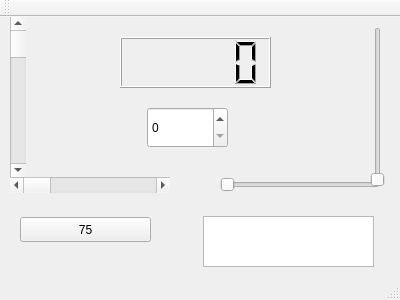
<?xml version="1.0" encoding="UTF-8"?>
<ui version="4.0">
 <class>MainWindow</class>
 <widget class="QMainWindow" name="MainWindow">
  <property name="geometry">
   <rect>
    <x>0</x>
    <y>0</y>
    <width>400</width>
    <height>300</height>
   </rect>
  </property>
  <property name="windowTitle">
   <string>MainWindow</string>
  </property>
  <widget class="QWidget" name="centralWidget">
   <widget class="QScrollBar" name="horizontalScrollBar">
    <property name="geometry">
     <rect>
      <x>10</x>
      <y>160</y>
      <width>160</width>
      <height>16</height>
     </rect>
    </property>
    <property name="orientation">
     <enum>Qt::Horizontal</enum>
    </property>
   </widget>
   <widget class="QScrollBar" name="verticalScrollBar">
    <property name="geometry">
     <rect>
      <x>10</x>
      <y>0</y>
      <width>16</width>
      <height>160</height>
     </rect>
    </property>
    <property name="orientation">
     <enum>Qt::Vertical</enum>
    </property>
   </widget>
   <widget class="QSlider" name="horizontalSlider">
    <property name="geometry">
     <rect>
      <x>220</x>
      <y>160</y>
      <width>160</width>
      <height>16</height>
     </rect>
    </property>
    <property name="orientation">
     <enum>Qt::Horizontal</enum>
    </property>
   </widget>
   <widget class="QSlider" name="verticalSlider">
    <property name="geometry">
     <rect>
      <x>370</x>
      <y>10</y>
      <width>16</width>
      <height>160</height>
     </rect>
    </property>
    <property name="orientation">
     <enum>Qt::Vertical</enum>
    </property>
   </widget>
   <widget class="QLCDNumber" name="lcdNumber">
    <property name="geometry">
     <rect>
      <x>120</x>
      <y>20</y>
      <width>151</width>
      <height>51</height>
     </rect>
    </property>
   </widget>
   <widget class="QSpinBox" name="spinBox">
    <property name="geometry">
     <rect>
      <x>147</x>
      <y>90</y>
      <width>81</width>
      <height>41</height>
     </rect>
    </property>
   </widget>
   <widget class="QPushButton" name="pushButton">
    <property name="geometry">
     <rect>
      <x>20</x>
      <y>200</y>
      <width>131</width>
      <height>25</height>
     </rect>
    </property>
    <property name="text">
     <string>75</string>
    </property>
   </widget>
   <widget class="QTextEdit" name="textEdit">
    <property name="geometry">
     <rect>
      <x>203</x>
      <y>199</y>
      <width>171</width>
      <height>51</height>
     </rect>
    </property>
   </widget>
  </widget>
  <widget class="QMenuBar" name="menuBar">
   <property name="geometry">
    <rect>
     <x>0</x>
     <y>0</y>
     <width>400</width>
     <height>22</height>
    </rect>
   </property>
  </widget>
  <widget class="QToolBar" name="mainToolBar">
   <attribute name="toolBarArea">
    <enum>TopToolBarArea</enum>
   </attribute>
   <attribute name="toolBarBreak">
    <bool>false</bool>
   </attribute>
  </widget>
  <widget class="QStatusBar" name="statusBar"/>
 </widget>
 <layoutdefault spacing="6" margin="11"/>
 <resources/>
 <connections/>
</ui>
